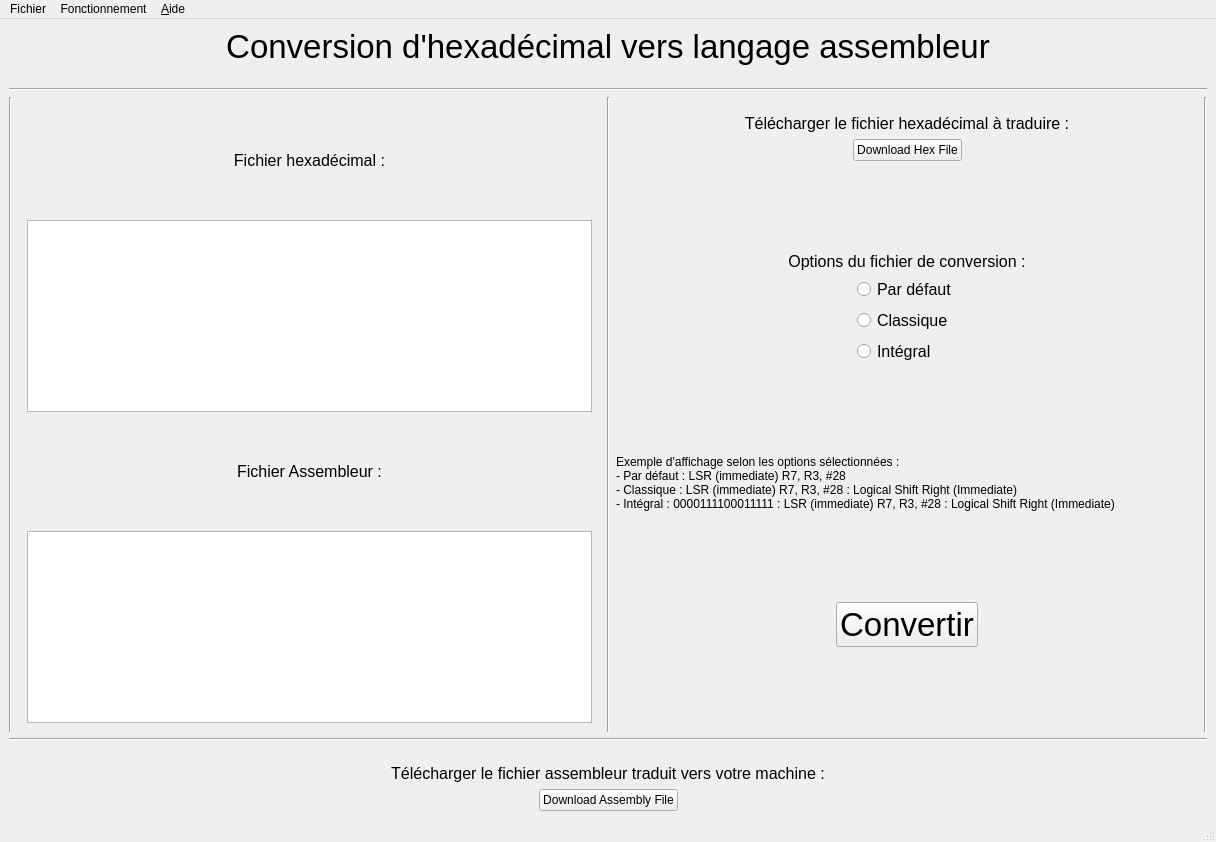
<?xml version="1.0" encoding="UTF-8"?>
<ui version="4.0">
 <class>Converter</class>
 <widget class="QMainWindow" name="Converter">
  <property name="geometry">
   <rect>
    <x>0</x>
    <y>0</y>
    <width>1216</width>
    <height>842</height>
   </rect>
  </property>
  <property name="windowTitle">
   <string>MainWindow</string>
  </property>
  <widget class="QWidget" name="centralwidget">
   <layout class="QVBoxLayout" name="verticalLayout_2">
    <item>
     <widget class="QLabel" name="Title">
      <property name="font">
       <font>
        <pointsize>25</pointsize>
       </font>
      </property>
      <property name="text">
       <string>Conversion d'hexadécimal vers langage assembleur</string>
      </property>
      <property name="alignment">
       <set>Qt::AlignHCenter|Qt::AlignTop</set>
      </property>
     </widget>
    </item>
    <item>
     <spacer name="verticalSpacer_9">
      <property name="orientation">
       <enum>Qt::Vertical</enum>
      </property>
      <property name="sizeType">
       <enum>QSizePolicy::Fixed</enum>
      </property>
      <property name="sizeHint" stdset="0">
       <size>
        <width>17</width>
        <height>17</height>
       </size>
      </property>
     </spacer>
    </item>
    <item>
     <widget class="Line" name="line_4">
      <property name="orientation">
       <enum>Qt::Horizontal</enum>
      </property>
     </widget>
    </item>
    <item>
     <layout class="QHBoxLayout" name="horizontalLayout">
      <item>
       <widget class="Line" name="line_3">
        <property name="orientation">
         <enum>Qt::Vertical</enum>
        </property>
       </widget>
      </item>
      <item>
       <widget class="QWidget" name="TextCodesGlobalLayout" native="true">
        <layout class="QVBoxLayout" name="TextCodesLayout">
         <item>
          <widget class="QLabel" name="label_2">
           <property name="font">
            <font>
             <pointsize>12</pointsize>
            </font>
           </property>
           <property name="text">
            <string>Fichier hexadécimal :</string>
           </property>
           <property name="alignment">
            <set>Qt::AlignCenter</set>
           </property>
          </widget>
         </item>
         <item>
          <widget class="QTextEdit" name="HexaCode">
           <property name="sizePolicy">
            <sizepolicy hsizetype="Expanding" vsizetype="Maximum">
             <horstretch>0</horstretch>
             <verstretch>0</verstretch>
            </sizepolicy>
           </property>
           <property name="maximumSize">
            <size>
             <width>16777215</width>
             <height>400</height>
            </size>
           </property>
          </widget>
         </item>
         <item>
          <widget class="QLabel" name="label_3">
           <property name="font">
            <font>
             <pointsize>12</pointsize>
            </font>
           </property>
           <property name="text">
            <string>Fichier Assembleur :</string>
           </property>
           <property name="alignment">
            <set>Qt::AlignCenter</set>
           </property>
          </widget>
         </item>
         <item>
          <widget class="QTextEdit" name="AssemblyCode">
           <property name="sizePolicy">
            <sizepolicy hsizetype="Expanding" vsizetype="Maximum">
             <horstretch>0</horstretch>
             <verstretch>0</verstretch>
            </sizepolicy>
           </property>
           <property name="maximumSize">
            <size>
             <width>16777215</width>
             <height>400</height>
            </size>
           </property>
           <property name="font">
            <font>
             <pointsize>12</pointsize>
            </font>
           </property>
          </widget>
         </item>
        </layout>
       </widget>
      </item>
      <item>
       <widget class="Line" name="line">
        <property name="orientation">
         <enum>Qt::Vertical</enum>
        </property>
       </widget>
      </item>
      <item>
       <layout class="QVBoxLayout" name="verticalLayout">
        <item>
         <layout class="QVBoxLayout" name="DownloadHexLayout">
          <item>
           <spacer name="verticalSpacer_8">
            <property name="orientation">
             <enum>Qt::Vertical</enum>
            </property>
            <property name="sizeType">
             <enum>QSizePolicy::Fixed</enum>
            </property>
            <property name="sizeHint" stdset="0">
             <size>
              <width>17</width>
              <height>17</height>
             </size>
            </property>
           </spacer>
          </item>
          <item>
           <widget class="QLabel" name="label_4">
            <property name="font">
             <font>
              <pointsize>12</pointsize>
             </font>
            </property>
            <property name="text">
             <string>Télécharger le fichier hexadécimal à traduire :</string>
            </property>
            <property name="alignment">
             <set>Qt::AlignCenter</set>
            </property>
           </widget>
          </item>
          <item>
           <layout class="QHBoxLayout" name="DownloadHexButtonLayout">
            <item>
             <spacer name="horizontalSpacer_3">
              <property name="orientation">
               <enum>Qt::Horizontal</enum>
              </property>
              <property name="sizeHint" stdset="0">
               <size>
                <width>40</width>
                <height>20</height>
               </size>
              </property>
             </spacer>
            </item>
            <item>
             <widget class="QPushButton" name="DownloadHexButton">
              <property name="maximumSize">
               <size>
                <width>200</width>
                <height>16777215</height>
               </size>
              </property>
              <property name="font">
               <font>
                <pointsize>9</pointsize>
               </font>
              </property>
              <property name="layoutDirection">
               <enum>Qt::LeftToRight</enum>
              </property>
              <property name="text">
               <string>Download Hex File</string>
              </property>
             </widget>
            </item>
            <item>
             <spacer name="horizontalSpacer_4">
              <property name="orientation">
               <enum>Qt::Horizontal</enum>
              </property>
              <property name="sizeHint" stdset="0">
               <size>
                <width>40</width>
                <height>20</height>
               </size>
              </property>
             </spacer>
            </item>
           </layout>
          </item>
         </layout>
        </item>
        <item>
         <spacer name="verticalSpacer_4">
          <property name="orientation">
           <enum>Qt::Vertical</enum>
          </property>
          <property name="sizeHint" stdset="0">
           <size>
            <width>17</width>
            <height>13</height>
           </size>
          </property>
         </spacer>
        </item>
        <item>
         <widget class="QLabel" name="label">
          <property name="font">
           <font>
            <pointsize>12</pointsize>
           </font>
          </property>
          <property name="text">
           <string>Options du fichier de conversion :</string>
          </property>
          <property name="alignment">
           <set>Qt::AlignCenter</set>
          </property>
         </widget>
        </item>
        <item>
         <layout class="QHBoxLayout" name="OptionsGlobalLayout">
          <item>
           <spacer name="horizontalSpacer">
            <property name="orientation">
             <enum>Qt::Horizontal</enum>
            </property>
            <property name="sizeHint" stdset="0">
             <size>
              <width>40</width>
              <height>20</height>
             </size>
            </property>
           </spacer>
          </item>
          <item>
           <layout class="QVBoxLayout" name="OptionsLayout">
            <item>
             <widget class="QRadioButton" name="radioButton">
              <property name="font">
               <font>
                <pointsize>12</pointsize>
               </font>
              </property>
              <property name="text">
               <string>Par défaut</string>
              </property>
             </widget>
            </item>
            <item>
             <widget class="QRadioButton" name="radioButton_2">
              <property name="font">
               <font>
                <pointsize>12</pointsize>
               </font>
              </property>
              <property name="text">
               <string>Classique</string>
              </property>
             </widget>
            </item>
            <item>
             <widget class="QRadioButton" name="radioButton_3">
              <property name="font">
               <font>
                <pointsize>12</pointsize>
               </font>
              </property>
              <property name="text">
               <string>Intégral</string>
              </property>
             </widget>
            </item>
           </layout>
          </item>
          <item>
           <spacer name="horizontalSpacer_2">
            <property name="orientation">
             <enum>Qt::Horizontal</enum>
            </property>
            <property name="sizeHint" stdset="0">
             <size>
              <width>40</width>
              <height>20</height>
             </size>
            </property>
           </spacer>
          </item>
         </layout>
        </item>
        <item>
         <spacer name="verticalSpacer">
          <property name="orientation">
           <enum>Qt::Vertical</enum>
          </property>
          <property name="sizeHint" stdset="0">
           <size>
            <width>20</width>
            <height>40</height>
           </size>
          </property>
         </spacer>
        </item>
        <item>
         <widget class="QLabel" name="label_6">
          <property name="font">
           <font>
            <pointsize>9</pointsize>
            <weight>50</weight>
            <bold>false</bold>
            <kerning>true</kerning>
           </font>
          </property>
          <property name="text">
           <string>Exemple d'affichage selon les options sélectionnées :
- Par défaut : LSR (immediate) R7, R3, #28
- Classique : LSR (immediate) R7, R3, #28 : Logical Shift Right (Immediate)
- Intégral : 0000111100011111 : LSR (immediate) R7, R3, #28 : Logical Shift Right (Immediate)</string>
          </property>
          <property name="alignment">
           <set>Qt::AlignLeading|Qt::AlignLeft|Qt::AlignVCenter</set>
          </property>
          <property name="wordWrap">
           <bool>false</bool>
          </property>
         </widget>
        </item>
        <item>
         <spacer name="verticalSpacer_5">
          <property name="orientation">
           <enum>Qt::Vertical</enum>
          </property>
          <property name="sizeHint" stdset="0">
           <size>
            <width>17</width>
            <height>13</height>
           </size>
          </property>
         </spacer>
        </item>
        <item>
         <layout class="QHBoxLayout" name="ConvertButtonLayout">
          <item>
           <spacer name="horizontalSpacer_7">
            <property name="orientation">
             <enum>Qt::Horizontal</enum>
            </property>
            <property name="sizeHint" stdset="0">
             <size>
              <width>40</width>
              <height>20</height>
             </size>
            </property>
           </spacer>
          </item>
          <item>
           <widget class="QPushButton" name="convertButton">
            <property name="maximumSize">
             <size>
              <width>200</width>
              <height>16777215</height>
             </size>
            </property>
            <property name="font">
             <font>
              <pointsize>25</pointsize>
             </font>
            </property>
            <property name="contextMenuPolicy">
             <enum>Qt::ActionsContextMenu</enum>
            </property>
            <property name="text">
             <string>Convertir</string>
            </property>
           </widget>
          </item>
          <item>
           <spacer name="horizontalSpacer_8">
            <property name="orientation">
             <enum>Qt::Horizontal</enum>
            </property>
            <property name="sizeHint" stdset="0">
             <size>
              <width>40</width>
              <height>20</height>
             </size>
            </property>
           </spacer>
          </item>
         </layout>
        </item>
        <item>
         <spacer name="verticalSpacer_6">
          <property name="orientation">
           <enum>Qt::Vertical</enum>
          </property>
          <property name="sizeHint" stdset="0">
           <size>
            <width>17</width>
            <height>13</height>
           </size>
          </property>
         </spacer>
        </item>
       </layout>
      </item>
      <item>
       <widget class="Line" name="line_6">
        <property name="orientation">
         <enum>Qt::Vertical</enum>
        </property>
       </widget>
      </item>
     </layout>
    </item>
    <item>
     <layout class="QVBoxLayout" name="FooterLayout">
      <item>
       <widget class="Line" name="line_2">
        <property name="orientation">
         <enum>Qt::Horizontal</enum>
        </property>
       </widget>
      </item>
      <item>
       <spacer name="verticalSpacer_7">
        <property name="orientation">
         <enum>Qt::Vertical</enum>
        </property>
        <property name="sizeType">
         <enum>QSizePolicy::Fixed</enum>
        </property>
        <property name="sizeHint" stdset="0">
         <size>
          <width>17</width>
          <height>17</height>
         </size>
        </property>
       </spacer>
      </item>
      <item>
       <widget class="QLabel" name="label_5">
        <property name="font">
         <font>
          <pointsize>12</pointsize>
         </font>
        </property>
        <property name="text">
         <string>Télécharger le fichier assembleur traduit vers votre machine :</string>
        </property>
        <property name="alignment">
         <set>Qt::AlignCenter</set>
        </property>
       </widget>
      </item>
      <item>
       <layout class="QHBoxLayout" name="DownloadAssemblyButtonLayout">
        <item>
         <spacer name="horizontalSpacer_5">
          <property name="orientation">
           <enum>Qt::Horizontal</enum>
          </property>
          <property name="sizeHint" stdset="0">
           <size>
            <width>20</width>
            <height>20</height>
           </size>
          </property>
         </spacer>
        </item>
        <item>
         <widget class="QPushButton" name="DownloadAssemblyButton">
          <property name="maximumSize">
           <size>
            <width>400</width>
            <height>16777215</height>
           </size>
          </property>
          <property name="font">
           <font>
            <pointsize>9</pointsize>
           </font>
          </property>
          <property name="text">
           <string>Download Assembly File</string>
          </property>
         </widget>
        </item>
        <item>
         <spacer name="horizontalSpacer_6">
          <property name="orientation">
           <enum>Qt::Horizontal</enum>
          </property>
          <property name="sizeHint" stdset="0">
           <size>
            <width>20</width>
            <height>20</height>
           </size>
          </property>
         </spacer>
        </item>
       </layout>
      </item>
     </layout>
    </item>
   </layout>
  </widget>
  <widget class="QMenuBar" name="menubar">
   <property name="geometry">
    <rect>
     <x>0</x>
     <y>0</y>
     <width>1216</width>
     <height>26</height>
    </rect>
   </property>
   <widget class="QMenu" name="menu_Help">
    <property name="title">
     <string>&amp;Aide</string>
    </property>
    <addaction name="separator"/>
    <addaction name="actionAbout"/>
   </widget>
   <widget class="QMenu" name="menuFonctionnement">
    <property name="title">
     <string>Fonctionnement</string>
    </property>
   </widget>
   <widget class="QMenu" name="menuFichier">
    <property name="title">
     <string>Fichier</string>
    </property>
    <widget class="QMenu" name="menuLangues">
     <property name="title">
      <string>Langues</string>
     </property>
     <addaction name="actionFran_ais"/>
     <addaction name="actionEnglish"/>
    </widget>
    <addaction name="actionNouvelle_fen_tre"/>
    <addaction name="actionNettoyer_les_fichiers"/>
    <addaction name="menuLangues"/>
    <addaction name="actionQuitter"/>
   </widget>
   <addaction name="menuFichier"/>
   <addaction name="menuFonctionnement"/>
   <addaction name="menu_Help"/>
  </widget>
  <widget class="QStatusBar" name="statusbar"/>
  <action name="actionAbout">
   <property name="text">
    <string>About</string>
   </property>
  </action>
  <action name="actionFonctionnement">
   <property name="text">
    <string>Fonctionnement</string>
   </property>
  </action>
  <action name="actionNouvelle_fen_tre">
   <property name="text">
    <string>Nouvelle fenêtre</string>
   </property>
  </action>
  <action name="actionNettoyer_les_fichiers">
   <property name="text">
    <string>Nettoyer les fichiers</string>
   </property>
  </action>
  <action name="actionQuitter">
   <property name="text">
    <string>Quitter</string>
   </property>
  </action>
  <action name="actionFran_ais">
   <property name="text">
    <string>Français</string>
   </property>
  </action>
  <action name="actionEnglish">
   <property name="text">
    <string>English</string>
   </property>
  </action>
 </widget>
 <resources/>
 <connections/>
</ui>
